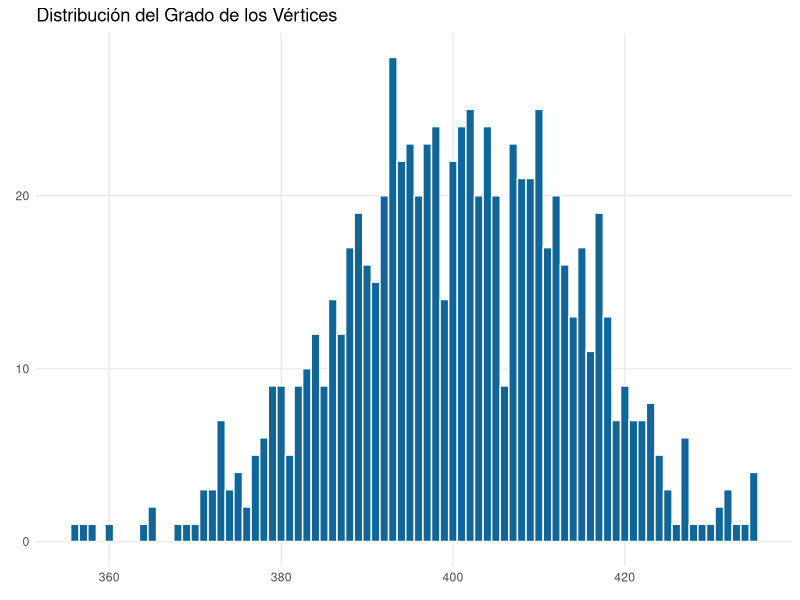
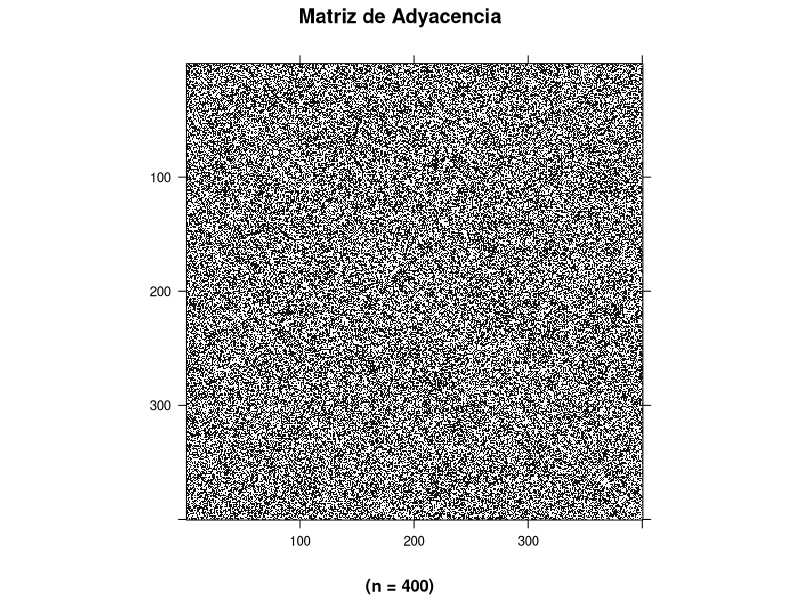
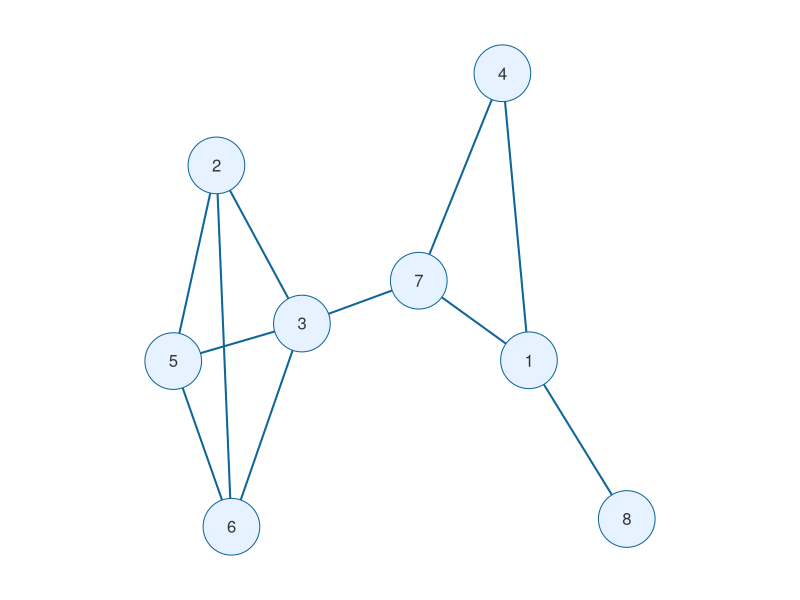
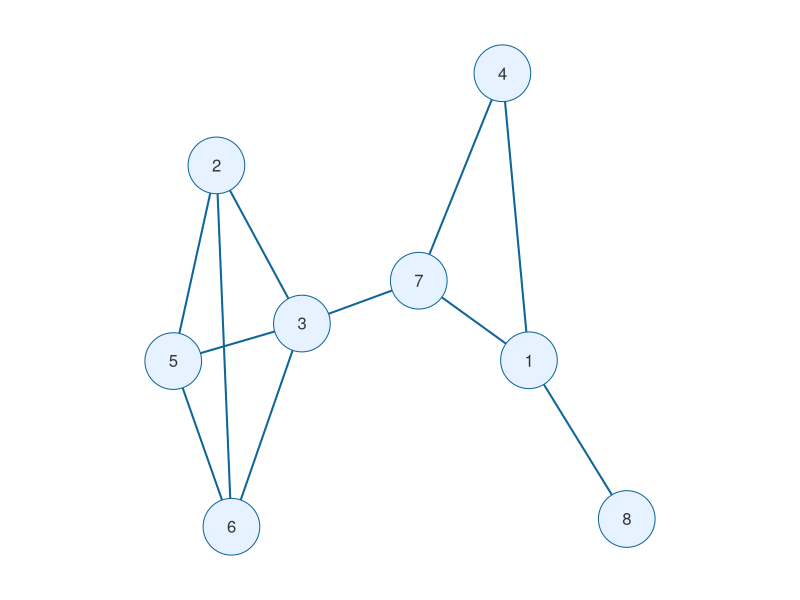
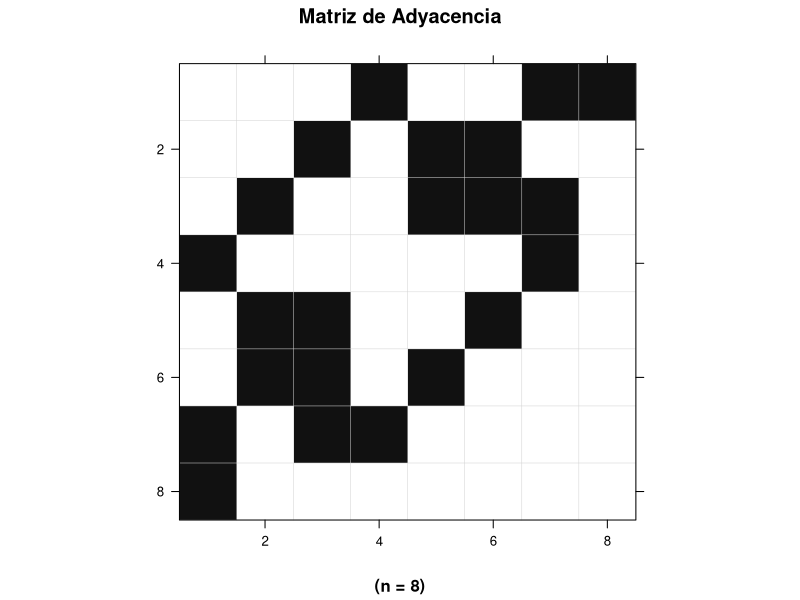
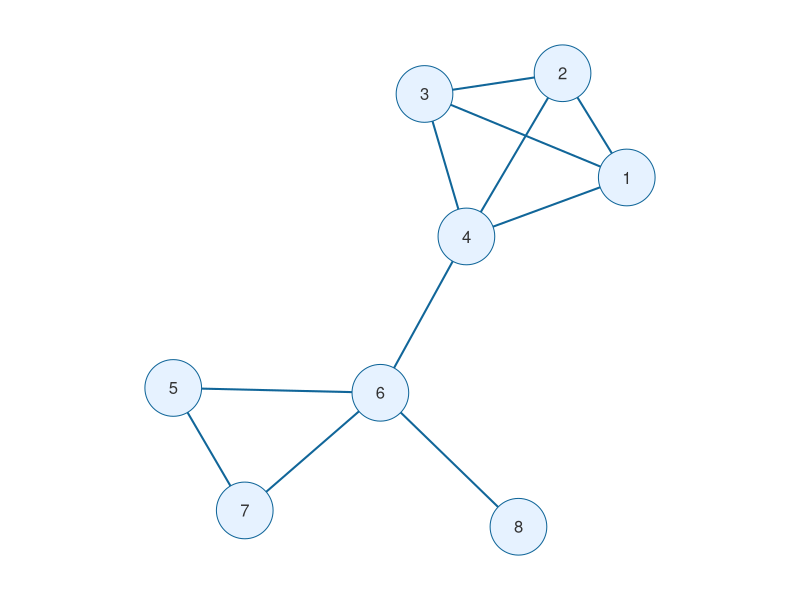
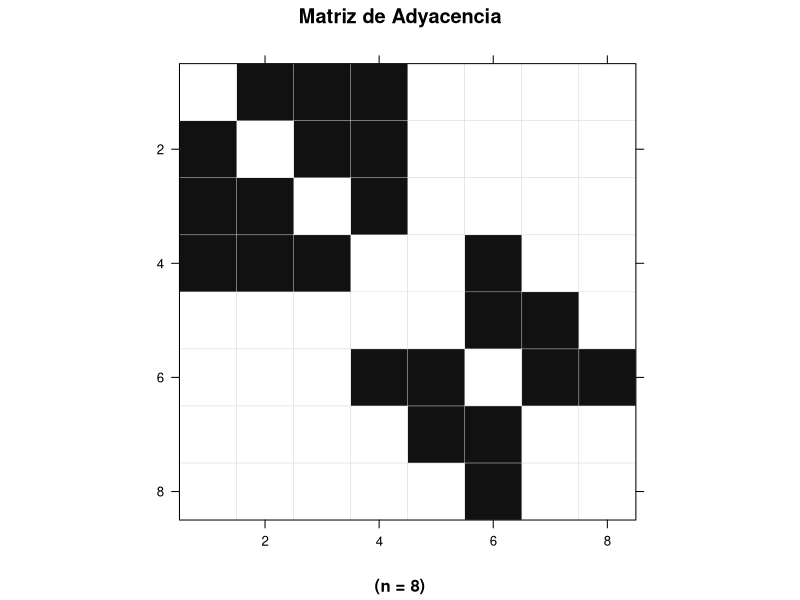
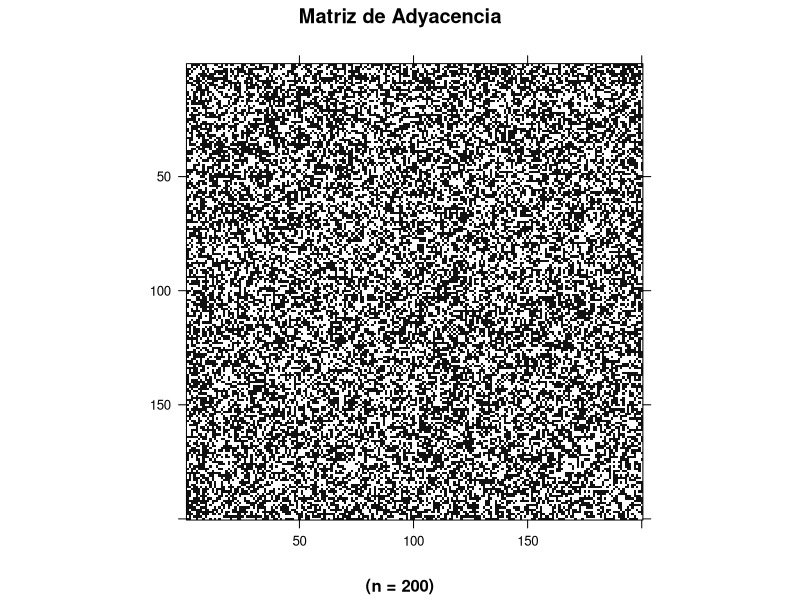

Recreate these plots in R, in order.
## ---- chunk 1
#| label: setup
#| include: false

library(igraph)
library(Matrix)
library(ggplot2)

CONEXIONES_CLIQUE_NO_ALEATORIO <- c(1,2, 1,3, 1,4, 2,3, 2,4, 3,4, 5,6, 4,6, 5,7, 6,7, 6,8)
CONEXIONES_CLIQUE_ALEATORIO <- c(2,5, 2,6, 2,3, 5,6, 3,5, 3,6, 3,7, 4,7, 1,7, 1,4, 1,8)
COLOR = "#116699"

# Fachada para construir grafos
grafo <- function(conexiones) {
  
  g <- make_graph(conexiones, directed = FALSE)
  
  # Devolvemos el objeto 'g' de forma invisible 
  # para que puedas extraer la matriz de adyacencia después
  invisible(g)
}

imprimirGrafo <- function(grafo) {
  # Eliminar los márgenes base de R (Abajo, Izquierda, Arriba, Derecha)
  par(mar = c(0, 0, 0, 0))
  plot(
    grafo, 
    layout = layout_with_kk(g),
    vertex.color = "#e6f2ff",          
    vertex.frame.color = COLOR,    
    vertex.label.color = "#333",    
    vertex.label.family = "sans",    
    vertex.size = 25,                
    edge.color = COLOR,            
    edge.width = 2,
    # Reducir aún más el bounding box interno de igraph
    margin = .1
  )                  
}

adyacencia <- function(grafo) {
  as_adj(grafo, sparse = TRUE)
}

imprimirAdyacencia <- function(a) {
  nFilas <- nrow(a)
  img <- image(
    a,
    main = "Matriz de Adyacencia",
    sub = sprintf("(n = %d)", nFilas),
    xlab = "",
    ylab = "",
    
    # TRUE es mas rapido, pero invierte el eje "y" para matrices grandes
    # FALSE es mas lento, no invierte el eje, pero genera un efecto de aliasing
    useRaster = FALSE,
    
    aspect = "iso",
    
    # usando useRaster=FALSE, el color es interpolado y no 
    col.regions = c("#eeeeee", "#111111"),
    
    # Define los límites exactos de los intervalos de color
    # necesario para useRaster = FALSE
    at = c(-0.5, 0.5, 1.5),
  )

  # Agrego un latice a matrices "chicas"
  if (nFilas < 40) {
      img <- update(img, panel = function(x, y, z, ...) {
        lattice::panel.levelplot(x, y, z, ...)
        lattice::panel.abline(h = seq(0.5, nFilas + 0.5, by = 1), col = "#d3d3d3", lwd = 0.5)
        lattice::panel.abline(v = seq(0.5, nFilas + 0.5, by = 1), col = "#d3d3d3", lwd = 0.5)
      })
  }
    
  print(img)
}

grados <- function(grafo) {
  #calcula el número de aristas incidentes
  degree(grafo, mode = "all")
}

imprimirDistribucionGrados <- function(grafo) {
  data.frame(
    Grado = grados(grafo)
  ) |>
  ggplot(aes(x = Grado)) +
    geom_bar(
      fill = COLOR,
      color = "white",
      width = 1
    ) +
    labs(
      title = "Distribución del Grado de los Vértices",
      x = element_blank(),
      y = element_blank(),
      #x = "Grado (# conexiones)",
      #y = "Frecuencia (# vértices)"
    ) +
    theme_minimal() +
    theme(
      panel.grid.minor = element_blank()
    )
}

# Fabrica un vector de conexiones de un grafo aleatorio G(n, p=0.5) de Erdős-Rényi
conexiones <- function(n) {
  g <- igraph::sample_gnp(n = n, p = 0.5, directed = FALSE, loops = FALSE)
  
  # Extraer la lista de aristas como matriz (E x 2)
  # as_edgelist devuelve una matriz donde cada fila es una arista
  matriz_aristas <- igraph::as_edgelist(g, names = FALSE)
  
  # Aplanar la matriz a un vector de formato c(u1, v1, u2, v2, ...)
  # t() transpone para que as.vector lea fila por fila en lugar de columna por columna
  vector_conexiones <- as.vector(t(matriz_aristas))
  
  return(vector_conexiones)
}

# Implanta un clique de tamaño k en una posicion aleatoria (TRUE) o en los primeros vertices (FALSE)
implantar <- function(conexiones, k, positionRandom = TRUE) {
  # Inferir el número total de vértices (n) buscando el índice máximo en el vector
  n_nodos <- max(conexiones)
  
  if (k > n_nodos) {
    stop("El tamaño del clique (k) no puede exceder el número total de vértices (n).")
  }
  
  # Seleccionar el subconjunto de vértices para el clique
  if (positionRandom) {
    nodos_clique <- sample(1:n_nodos, k)
  } else {
    nodos_clique <- 1:k
  }
  
  # combn() genera todas las combinaciones posibles (las aristas del clique).
  # Retorna una matriz de 2 x C(k,2). Transponemos para tener formato de lista de aristas (C(k,2) x 2).
  matriz_clique <- t(combn(nodos_clique, 2))
  
  # Reconstruir la matriz de aristas original a partir del vector
  matriz_orig <- matrix(conexiones, ncol = 2, byrow = TRUE)
  
  # Estandarización topológica:
  # Para poder detectar si el clique agrega una arista que G(n, 0.5) ya había generado por azar,
  # forzamos a que en cada par de nodos el menor esté a la izquierda y el mayor a la derecha.
  # Usamos pmin y pmax porque están vectorizados en C y son extremadamente rápidos.
  orig_u <- pmin(matriz_orig[, 1], matriz_orig[, 2])
  orig_v <- pmax(matriz_orig[, 1], matriz_orig[, 2])
  matriz_orig <- cbind(orig_u, orig_v)
  
  clique_u <- pmin(matriz_clique[, 1], matriz_clique[, 2])
  clique_v <- pmax(matriz_clique[, 1], matriz_clique[, 2])
  matriz_clique <- cbind(clique_u, clique_v)
  
  # Concatenar el grafo base con el clique
  matriz_combinada <- rbind(matriz_orig, matriz_clique)
  
  # Extraer únicamente los pares de aristas únicos para preservar un grafo simple
  matriz_unica <- unique(matriz_combinada)
  
  # Aplanar la matriz final de vuelta al formato vectorial c(u1, v1, u2, v2, ...)
  vector_final <- as.vector(t(matriz_unica))
  
  return(vector_final)
}

# Ordenar los grados de los vértices según su importancia espectral (Vector Propio)
rankingVertices <- function(g, ev) {
  
  # 1. Obtener el grado topológico de cada vértice del grafo.
  # degree() devuelve un vector numérico con la cantidad de aristas incidentes,
  # indexado por el orden interno de los vértices en la estructura de igraph (del 1 al n).
  vectorGrados <- degree(g)
  
  # 2. Calcular el ranking (índices) basado en el vector propio.
  # El vector propio principal (ev) derivado de la matriz de adyacencia
  # representa matemáticamente la Centralidad de Vector Propio (Eigenvector Centrality).
  # La función order() no ordena el vector 'ev' per se, sino que retorna un vector con las posiciones
  # originales de los elementos, ordenadas según su valor numérico.
  # Se utiliza decreasing = TRUE para que el vértice más "central" (mayor valor) quede en la posición 1.
  ############
  # DUDA: si ordeno lo por ev, los nodos del clique se ven al final del grafo porque el vector propio -ev es el mismo pero cambiado de sentido. Sin embargo, segun gemini deberia ordenar por abs(ev), pero creo que se equivoca
  indicesOrdenados <- order(ev*(-1), decreasing = TRUE)
  
  # 3. Aplicar el ranking al vector de grados.
  # Se extraen los valores de 'vectorGrados' siguiendo estrictamente el orden espectral obtenido.
  # Así, el primer elemento del vector resultante será el grado del vértice con la mayor coordenada en 'ev'.
  gradosOrdenados <- vectorGrados[indicesOrdenados]
  
  return(gradosOrdenados)
}

# Visualizar la relación entre la centralidad espectral y el grado del vértice
graficarRankingVertices <- function(g, ev) {
  
  # 1. Obtener el vector de grados ordenado algebraicamente llamando a la función anterior.
  gradosRanking <- rankingVertices(g, ev)
  
  # 2. Estructurar los datos en un data.frame requerido por la gramática de ggplot2.
  # 'Indice' representa la posición en el ranking espectral (eje X).
  # 'Grado' representa el número real de conexiones de ese vértice (eje Y).
  df_ranking <- data.frame(
    Indice = 1:length(gradosRanking),
    Grado = gradosRanking
  )
  
  # 3. Construir el objeto gráfico subyacente.
  # Se utiliza geom_line() para visualizar la tendencia matemática global de la red. 
  # Si el grafo sigue una topología de ley de potencias (redes libres de escala) o tiene un clique 
  # fuertemente conectado, la línea mostrará una caída logarítmica o escalonada pronunciada.
  p <- ggplot(df_ranking, aes(x = Indice, y = Grado)) +
    geom_line(color = "#116699", linewidth = .5) + 
    labs(
      title = sprintf("Correlación Grado del Vertice segun Espectro (n=%d)", length(gradosRanking)),
      subtitle = "Vértices ordenados descendentemente por coordenada asociada en el Vector Propio",
      x = "Vertices Ordenados por Ranking Espectral en v2",
      y = "Grado del Vértice"
    ) +
    # Permitimos que ggplot calcule los saltos del eje X dinámicamente para evitar superposición de texto
    scale_x_continuous(n.breaks = 10) +
    theme_minimal() +
    theme(
      panel.grid.minor = element_blank(), # Limpia el ruido visual de las líneas fraccionales
      plot.title = element_text(face = "bold")
    )
  
  # 4. Renderizar el gráfico en el dispositivo activo.
  print(p)
}
## ---- chunk 2
#| label: distribucion-grados-ger-sin-clique
#| fig.height: 3
n <- 800
conx <- conexiones(n)
ger <- grafo(conx)
imprimirDistribucionGrados(ger)
## ---- chunk 3
#| label: fig-adyacencia-ger-np
#| fig-align: "center"
#| fig-width: 6
#| fig-height: 6
400 |> conexiones() |> grafo() |> adyacencia() |> imprimirAdyacencia()
## ---- chunk 4
#| label: fig-clique-1
#| fig-align: "center"
#| fig-width: 6
#| fig-height: 4
#| echo: false
#| eval: true
g <- grafo(CONEXIONES_CLIQUE_ALEATORIO)
imprimirGrafo(g)
## ---- chunk 5
g <- grafo(CONEXIONES_CLIQUE_ALEATORIO)
A <- adyacencia(g)
## ---- chunk 6
#| fig-align: "center"
#| fig-width: 5
#| fig-height: 5
imprimirGrafo(g)
## ---- chunk 7
#| label: "adyacencia-con-clique-chico-aleatorio"
#| fig-align: "center"
#| fig-width: 5
#| fig-height: 5
imprimirAdyacencia(A)
## ---- chunk 8
g <- grafo(CONEXIONES_CLIQUE_NO_ALEATORIO)
A <- adyacencia(g)
## ---- chunk 9
#| fig-align: "center"
#| fig-width: 5
#| fig-height: 5
imprimirGrafo(g)
## ---- chunk 10
#| label: "adyacencia-chica-con-clique-ordenado"
#| fig-align: "center"
#| fig-width: 5
#| fig-height: 5
imprimirAdyacencia(A)
## ---- chunk 11
n=200
k=40
## ---- chunk 12
#| fig-align: "center"
#| fig-width: 5
#| fig-height: 5
n |> conexiones() |> implantar(k, TRUE) |> grafo() |> adyacencia() |> imprimirAdyacencia()
## ---- chunk 13
#| fig-align: "center"
#| fig-width: 5
#| fig-height: 5
n |> conexiones() |> implantar(k, FALSE) |> grafo() |> adyacencia() |> imprimirAdyacencia()
## ---- chunk 14
n=200
k=150
conx = conexiones(n)
## ---- chunk 15
#| fig-align: "center"
#| fig-width: 5
#| fig-height: 5
conx |> implantar(k, TRUE) |> grafo() |> adyacencia() |> imprimirAdyacencia()
## ---- chunk 16
#| fig-align: "center"
#| fig-width: 5
#| fig-height: 5
conx |> implantar(k, FALSE) |> grafo() |> adyacencia() |> imprimirAdyacencia()
## ---- chunk 17
n=800
k1=80
k2=180
## ---- chunk 18
#| label: distribucion-grados-ger-clique-k1
#| fig.height: 2.8
n |> conexiones() |> implantar(k1, FALSE) |> grafo() |> imprimirDistribucionGrados()
## ---- chunk 19
#| label: distribucion-grados-ger-clique-k2
#| fig.height: 2.8
n |> conexiones() |> implantar(k2, FALSE) |> grafo() |> imprimirDistribucionGrados()
## ---- chunk 20
#| label: espectro-eigenvector
#| fig.height: 4
n = 800
k = 3 * ceiling(sqrt(n))
g = n |> conexiones() |> implantar(k, TRUE) |> grafo()
A = adyacencia(g)
eig <- eigen(A, symmetric = TRUE)
v1 <- eig$vectors[, 1]
v2 <- eig$vectors[, 2]

# Vertices del clique
#node_indices <- order(v2, decreasing = TRUE)[1:k]
#U_nodes <- igraph::V(g_calc)$name[node_indices]

graficarRankingVertices(g, v2)
## ---- chunk 21
#summary(grados)
#cat("Número de nodos:", vcount(ger), "\n")
#cat("Número de aristas:", ecount(ger), "\n")
